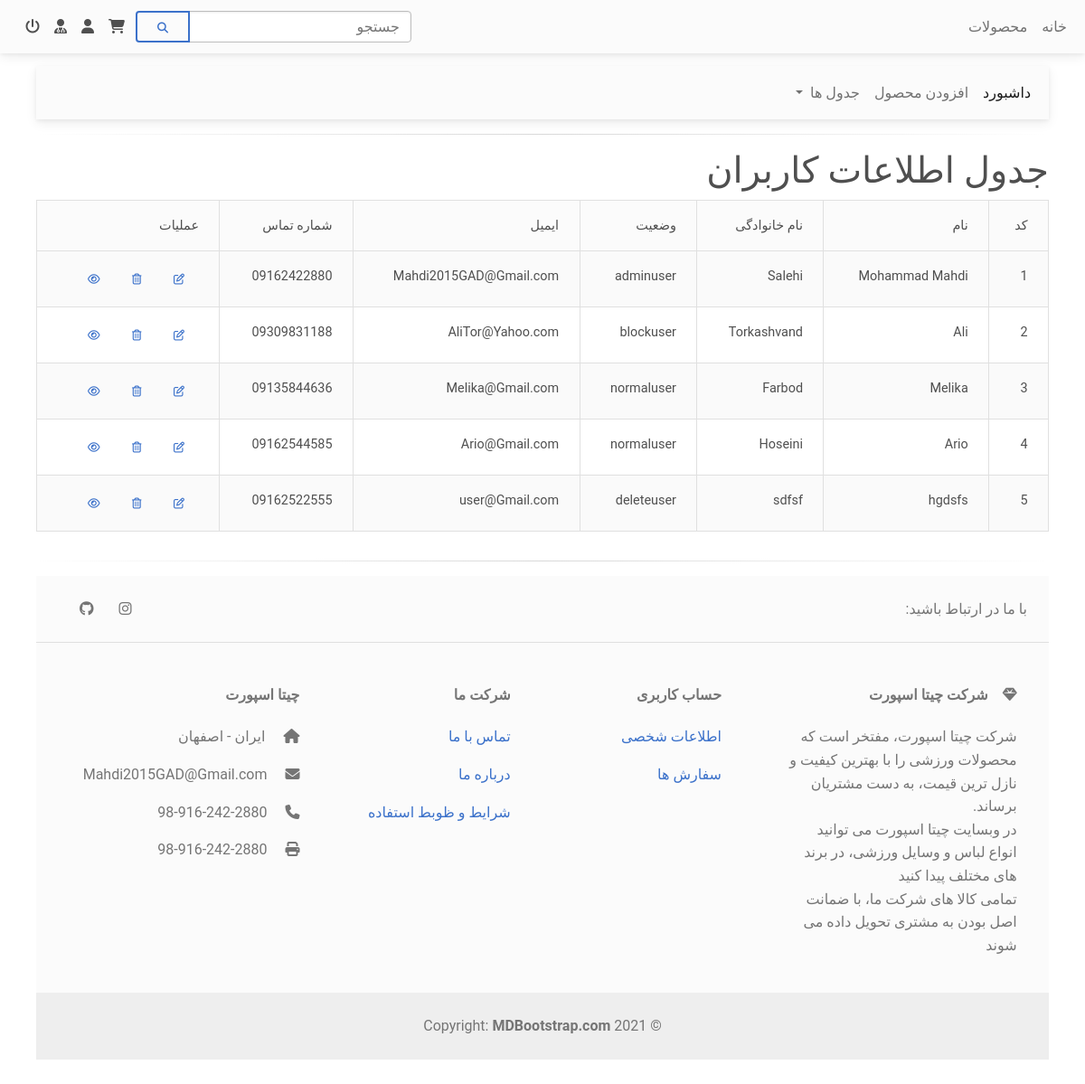
The app's page /User_DataTable.php (signed in), older data.
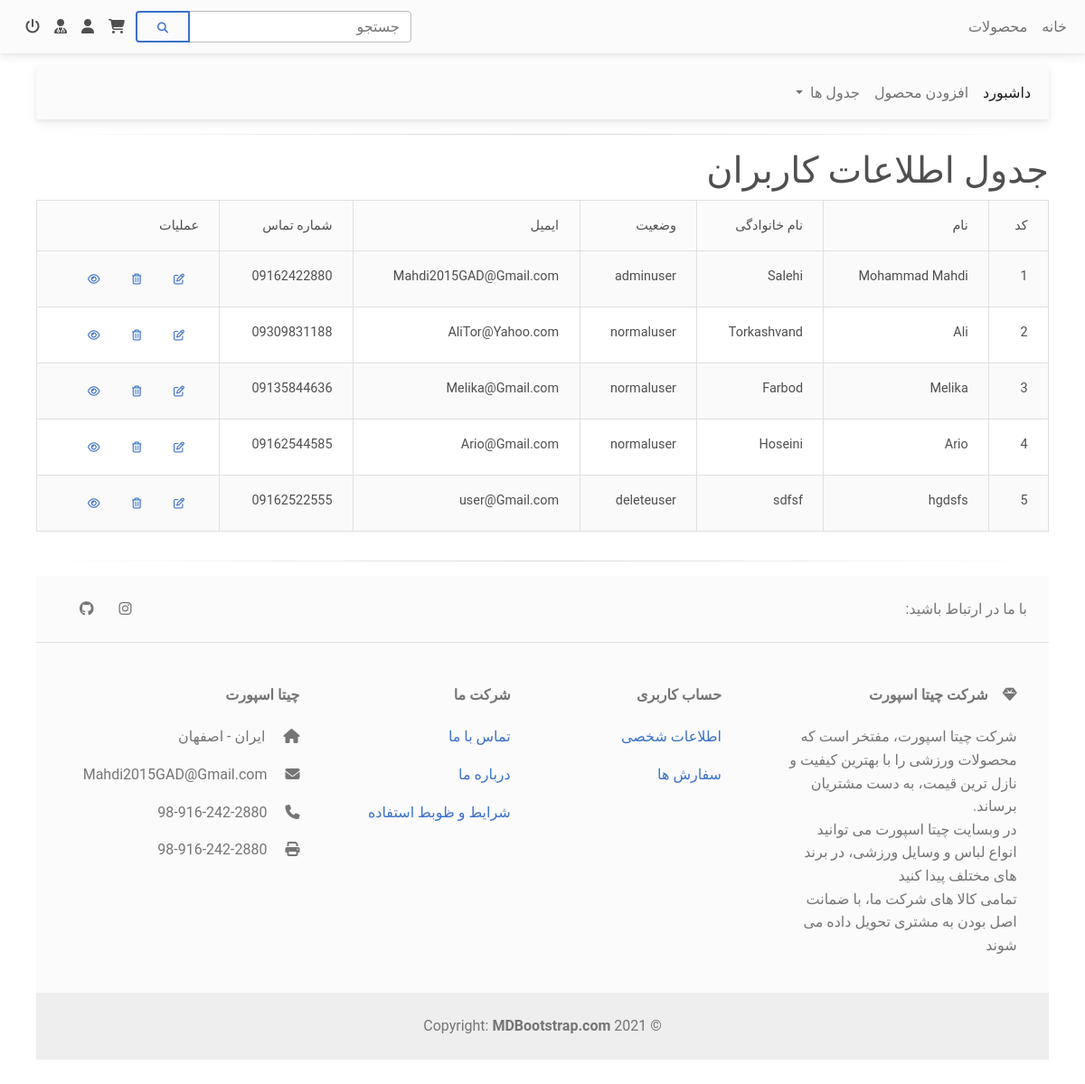
The same page, newer data.
### tables this page shows
CREATE TABLE IF NOT EXISTS `user` (
  `id` int(11) NOT NULL AUTO_INCREMENT,
  `firstname` varchar(255) NOT NULL,
  `lastname` varchar(255) NOT NULL,
  `gender` varchar(255) NOT NULL,
  `kodmeli` varchar(255) NOT NULL,
  `email` varchar(255) NOT NULL,
  `number` varchar(255) NOT NULL,
  `password` varchar(255) NOT NULL,
  `role` varchar(255) NOT NULL,
  PRIMARY KEY (`id`),
  UNIQUE KEY `kodmeli` (`kodmeli`),
  UNIQUE KEY `email` (`email`),
  UNIQUE KEY `number` (`number`)
);

### Settings.php (called while the page is built)
<?php
    $dbhost = 'localhost';
    $dbuser = 'root';
    $dbpass = '';
    $dbname = 'cheetah_sport';
?>

### DataBase.php (called while the page is built, shortened)
<?php
class db {
    protected $connection;
	protected $query;
	public function __construct($dbhost = '', $dbuser = '', $dbpass = '', $dbname = '', $charset = 'utf8') {
		$this->connection = new mysqli($dbhost, $dbuser, $dbpass, $dbname);
		$this->connection->set_charset($charset);
	}
    public function query($query) {
		if ($this->query = $this->connection->prepare($query)) {
            if (func_num_args() > 1) {
                $x = func_get_args();
                $args = array_slice($x, 1);
				$types = '';
                $args_ref = array();
                foreach ($args as $k => &$arg) {
					if (is_array($args[$k])) {
						foreach ($args[$k] as $j => &$a) {
							$types .= $this->_gettype($args[$k][$j]);
							$args_ref[] = &$a;
						}
					} else {
	                	$types .= $this->_gettype($args[$k]);
	                    $args_ref[] = &$arg;
					}
                }
				array_unshift($args_ref, $types);
                call_user_func_array(array($this->query, 'bind_param'), $args_ref);
            }
            $this->query->execute();
        } else {
            $this->error('Unable to prepare MySQL statement (check your syntax) - ' . $this->connection->error);
        }
		return $this;
    }
	public function fetchAll($callback = null) {
	    $params = array();
        $row = array();
	    $meta = $this->query->result_metadata();
	    while ($field = $meta->fetch_field()) {
	        $params[] = &$row[$field->name];
	    }
	    call_user_func_array(array($this->query, 'bind_result'), $params);
        $result = array();
        while ($this->query->fetch()) {
            $r = array();
            foreach ($row as $key => $val) {
                $r[$key] = $val;
            }
            if ($callback != null && is_callable($callback)) {
                $value = call_user_func($callback, $r);
                if ($value == 'break') break;
            } else {
                $result[] = $r;
            }
        }
		return $result;
	}
	public function fetchArray() {
	    $params = array();
        $row = array();
	    $meta = $this->query->result_metadata();
	    while ($field = $meta->fetch_field()) {
	        $params[] = &$row[$field->name];
	    }
	    call_user_func_array(array($this->query, 'bind_result'), $params);
        $result = array();
		while ($this->query->fetch()) {
			foreach ($row as $key => $val) {
				$result[$key] = $val;
			}
		}
        $this->query_closed = TRUE;
		return $result;
	}
	private function _gettype($var) {
	    if (is_int($var)) return 'i';
	    return 'b';
	}
}
?>

### User_DataTable_View.php (the view, shortened to what the changed rows need)
<!doctype html>
<html lang = "fa">
    <head>
        <link rel = "stylesheet" href = "Styles\css\mdb.rtl.min.css" type = "text/css">
    </head>
    <body>
        <main>
            <div>
                <h1>جدول اطلاعات کاربران</h1>
                <div class="table-responsive">
                    <table class="table table-bordered table-striped table-hover">
                        <thead class="bg-light">
                            <tr>
                                <th>
                                    کد
                                </th>
                                <th>
                                    نام
                                </th>
                                <th>
                                    نام خانوادگی
                                </th>
                                <th>
                                    وضعیت
                                </th>
                                <th>
                                    ایمیل
                                </th>
                                <th>
                                    شماره تماس
                                </th>
                                <th>
                                    عملیات
                                </th>
                            </tr>
                        </thead>
                        <tbody>
                            <?php
                                foreach($userdatatable as $user)
                                    {
                                        echo "
                                            <tr>
                                                <td>
                                                    {$user['id']}
                                                </td>
                                                <td>
                                                    {$user['firstname']}
                                                </td>
                                                <td>
                                                    {$user['lastname']}
                                                </td>
                                                <td>
                                                    {$user['role']}
                                                </td>
                                                <td>
                                                    {$user['email']}
                                                </td>
                                                <td>
                                                    {$user['number']}
                                                </td>
                                                <td>
                                                    <a href = 'EditProfile_Admin.php?id={$user['id']}' class='btn btn-link btn-sm px-3' data-ripple-color='dark' data-mdb-toggle='tooltip' title='ویرایش'>
                                                        <i class='far fa-edit'></i>
                                                    </a>
                                                    <a href = 'RemoveUser.php?id={$user['id']}' class='btn btn-link btn-sm px-3' data-ripple-color='dark' data-mdb-toggle='tooltip' title='حذف'>
                                                        <i class='far fa-trash-alt'></i>
                                                    </a>
                                                    <a href = 'ViewProfile_Admin.php?id={$user['id']}' class='btn btn-link btn-sm px-3' data-ripple-color='dark' data-mdb-toggle='tooltip' title='مشاهده'>
                                                        <i class='far fa-eye'></i>
                                                    </a>
                                                </td>
                                            </tr>
                                        ";
                                    }
                            ?>
                        </tbody>
                    </table>
                </div>
            </div>
        </main>
    </body>
</html>

Row changes from the older to the newer data that the page shows:
changed user "Ali": role "blockuser" → "normaluser"
